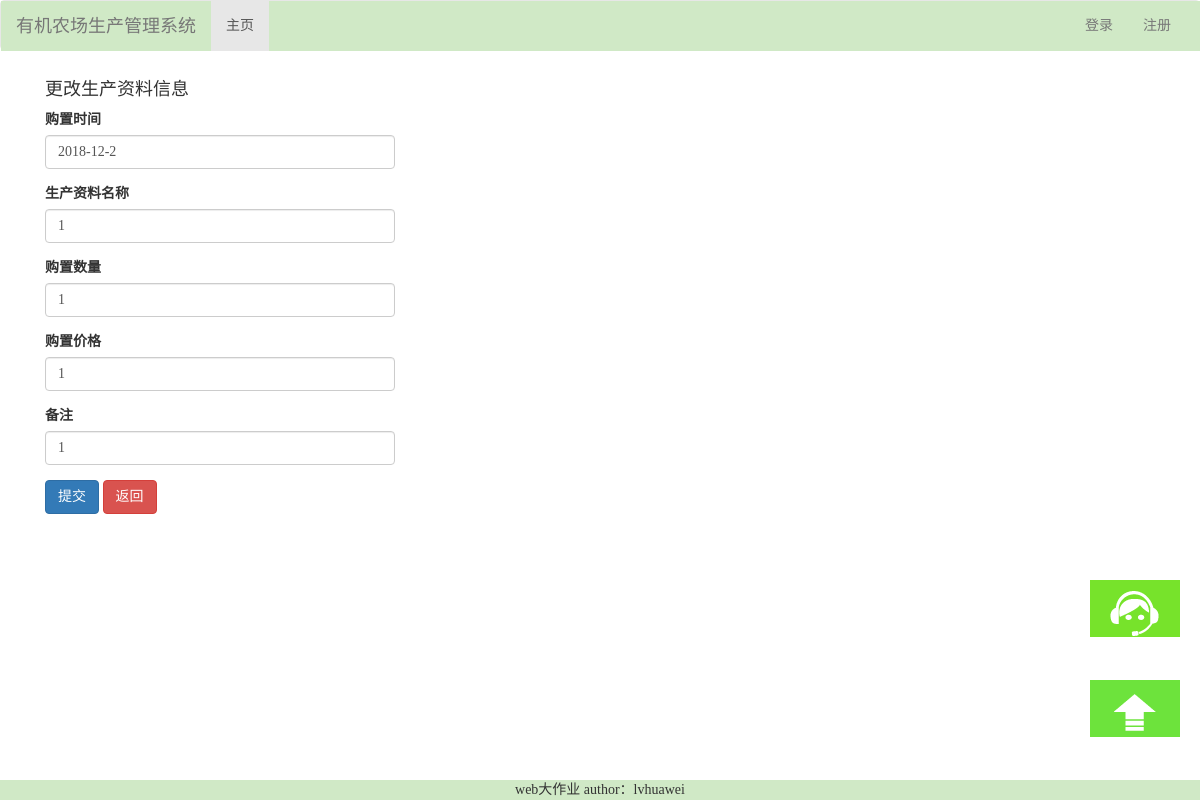
The page /editproduct/6 on the database its author committed.
### login/models.py (models this page shows, shortened)
class Product(models.Model):
    purchase_date = models.CharField(max_length=15)
    product_name = models.CharField(max_length=10)
    purchase_number = models.CharField(max_length=10)
    purchase_price = models.CharField(max_length=10)
    remark = models.CharField(max_length=32, default="无")

### login/views.py (the view, shortened to what this page needs)
# urls.py: re_path(r"^editproduct/(\d+)", views.editproduct),
def editproduct(request, id):
	product_obj = Product.objects.filter(pk=id).first()
	return render(request, 'product/editproduct.html', {"product_obj": product_obj})

### login/templates/product/editproduct.html (shortened to what this page needs)
{% extends "base.html" %}
{% block content %}
    <div class="container">
        <div class="col-md-4">
            <h4>更改生产资料信息</h4>
            <form action="" method="post">
                <div class="form-group">
                    <label for="purchase_date">购置时间</label>
                    <input type="text" class="form-control" id="purchase_date" name="purchase_date"
                           value="{{ product_obj.purchase_date }}">
                </div>
                <div class="form-group">
                    <label for="product_name">生产资料名称</label>
                    <input type="text" class="form-control" id="product_name" name="product_name"
                           value="{{ product_obj.product_name }}">
                </div>
                <div class="form-group">
                    <label for="purchase_number">购置数量</label>
                    <input type="number" class="form-control" id="purchase_number" name="purchase_number"
                           value="{{ product_obj.purchase_number }}">
                </div>
                 <div class="form-group">
                    <label for="purchase_price">购置价格</label>
                    <input type="text" class="form-control" id="purchase_price" name="purchase_price"
                           value="{{ product_obj.purchase_price }}">
                </div>
                <div class="form-group">
                    <label for="remark">备注</label>
                    <input type="text" class="form-control" id="remark" name="remark"
                           value="{{ product_obj.remark }}">
                </div>
                <div class="form-group">
                    <button type="submit" class="btn btn-primary">提交</button>
                    <a href="/product/" class="btn btn-danger">返回</a>
                </div>
            </form>
        </div>
    </div>
{% endblock %}

### templates/base.html (style rules this page uses)
* { margin: 0; padding: 0; }

### rows shown on the page
Product: purchase_date "2018-12-2", product_name "1", purchase_number "1", purchase_price "1", remark "1"
